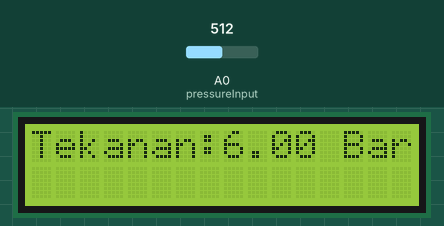
A sketch run on a simulated Arduino Uno, built with avr-gcc and run on an emulated ATmega328P. On the bench: 16×2 character LCD. Inputs (shaded band) come from the test bench; at power-on: A0 (pressureInput) = 512. What the sketch prints to the serial monitor is not drawn.

Above: at 4.7 s.
4.8 s: A0 (pressureInput) set to 716
At 6.5 s:
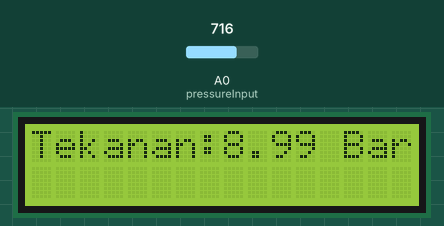
7.1 s: A0 (pressureInput) set to 900
At 8.0 s:
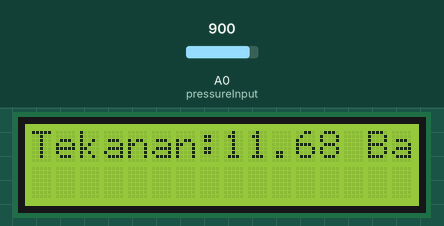
9.1 s: A0 (pressureInput) set to 799
At 10.9 s:
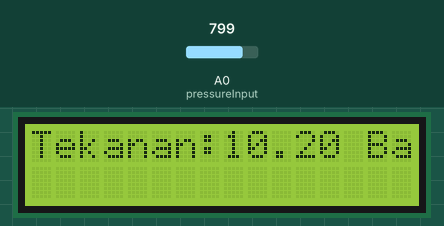
11.2 s: A0 (pressureInput) set to 776
At 12.4 s:
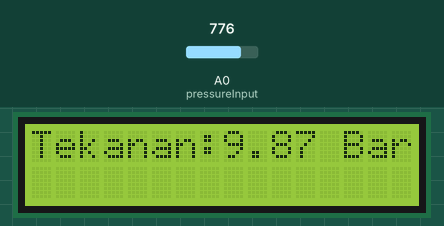
Timing chart, 0 to 14.2 s (numbered marks = the images above; inputs shaded):
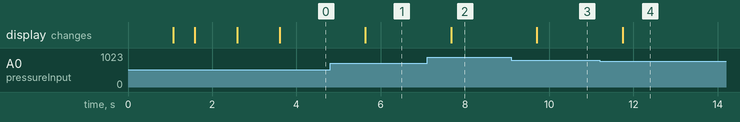

Measured:
- the behaviour switches between 785 and 784 on A0 (pressureInput) (found by bisection; images 3 and 4)
- after the input at 4.8 s, the display: changes after 0.84 s (image 1)
- after the input at 7.1 s, the display: changes after 0.57 s (image 2)
- after the input at 9.1 s, the display: changes after 0.61 s (image 3)
- after the input at 11.2 s, the display: changes after 0.54 s (image 4)

The sketch:

waterpressure.ino
```cpp
#include "Wire.h" //allows communication over i2c devices
#include "LiquidCrystal_I2C.h" //allows interfacing with LCD screens
#include "SoftwareSerial.h"

const int pressureInput = A0; //select the analog input pin for the pressure transducer
/* senzor settings: G1/4 0-1.2 MPa Hydraulic Pressure Sensor */
/* the sensor is cheap and extraordinarily good. Search for models: HK1100C */
const float Voffset = 0.5;   /* Volts, depends on the stability of the supply voltage. ideal is 0.5V */
const float Vmin = 0.5;       /* Volts */
const float Vmax = 4.5;       /* Volts */
const float Pmin = 0;         /* MPa */
const float Pmax = 1.2;       /* MPa */
const float kPV = (Pmax - Pmin) / (Vmax - Vmin);

const float SupplyVoltage = 5.0;  /* depends on the power supply and the stability of the voltage conversion on the board */
const float MaxDAC = 1024.0;

unsigned long currentTime;
unsigned long cloopTime;

char c = ' ';

LiquidCrystal_I2C lcd(0x27, 16, 2); //sets the LCD I2C communication address; format(address, columns, rows)

void setup() //setup routine, runs once when system turned on or reset
{
  Serial.begin(9600); //initializes serial communication at set baud rate bits per second
  pinMode(pressureInput, INPUT);
  currentTime = millis();
  cloopTime = currentTime;
  lcd.init(); //initializes the LCD screen
  lcd.backlight();
  lcd.print("Start");
  delay(1000);
  lcd.clear();
  delay(500);
  lcd.print("Connecting Wifi");
  delay(1000);
  lcd.clear();
  delay(1000);
}

void loop() //loop routine runs over and over again forever
{
  currentTime = millis();
   // Every second, calculate and print litres/hour
   if(currentTime >= (cloopTime + 1000))
{
  int sensorVal=analogRead(pressureInput);
  float voltage = (sensorVal* SupplyVoltage) / MaxDAC;
  float pressure_bar = abs(kPV *( (float)voltage - Voffset ) ) * 10 ;  /* x10 = MegaPascal to Bar; use abs() to avoid negative pressure */
  cloopTime = currentTime; // Updates cloopTime
  String kirimdata = String(pressure_bar);
  Serial.println(kirimdata); Serial.print(" | ");
  Serial.println("Sensor Value: "); Serial.print(pressure_bar);
  lcd.setCursor(0,0); //sets cursor to column 0, row 0
  lcd.print("Tekanan:"); //prints label
  lcd.print(pressure_bar); //prints pressure value to lcd screen, 1 digit on float
  lcd.print(" Bar"); //prints label after value
  lcd.print(""); //to clear the display after large values or negatives
  delay(1000); //delay in milliseconds between read values
 }
}
```
